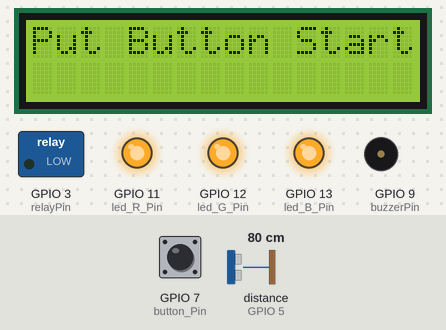
This sketch was run on a simulated ESP32. On the bench: 16×2 character LCD, switched loads named in the sketch (green lamp = pin HIGH), output pins drawn as LEDs (lit = HIGH), buzzer (waves = sounding, pin HIGH). Inputs (shaded band) come from the test bench; at power-on: GPIO 7 (button_Pin) HIGH, distance to the obstacle (sensor on GPIO 5) 80 cm. The echo pulse lasts 58.3 µs per cm; pins used as bus, display or sensor lines are not drawn; what the sketch prints to the serial monitor is not drawn.

Above: at 2.8 s.
2.9 s: GPIO 7 (button_Pin) pulsed LOW 2 times (0.12 s each, 0.3 s apart)
At 3.7 s:
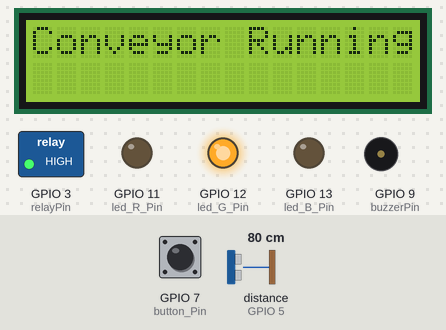
At 5.3 s:
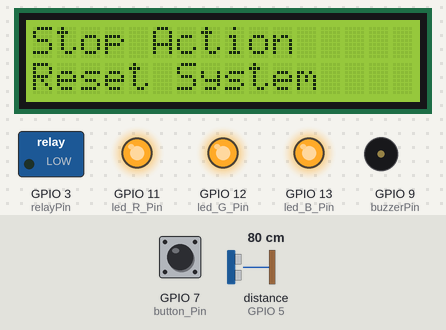
Timing chart, 0 to 6.8 s (numbered marks = the images above; inputs shaded):
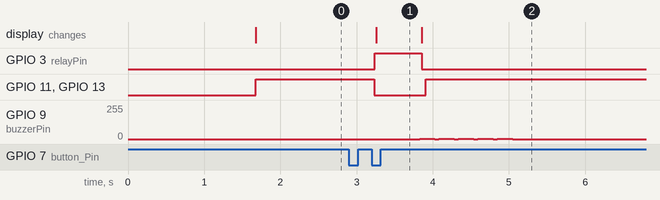

Measured:
- after the input at 2.9 s, GPIO 3 (relayPin): LOW → HIGH after 0.34 s, → LOW 0.62 s later; GPIO 11 (led_R_Pin), GPIO 13 (led_B_Pin): HIGH → LOW after 0.33 s, → HIGH 0.68 s later; GPIO 9 (buzzerPin): alternates 2/255 for 0.20 s and 0/255 for 0.05 s, 10 changes in all, then stays 0/255, starting after 0.93 s; the display: changes after 0.36 s (image 1)

The sketch:

GDIP_MainProgram.ino
```cpp
#include "AL5DRoboticArmActionSetting_Header.h"
#include "Button_Header.h"
#include "Buzzer_Header.h"
#include "LCD1602_Header.h"
#include <Wire.h>

//#define rxPin     0 // 低電壓
//#define txPin     2 // 會出高電壓
#define analogInPin 1
#define relayPin    3
#define TrigPin     4
#define EchoPin     5
#define button_Pin  7
#define buzzerPin   9
#define led_R_Pin   11
#define led_G_Pin   12
#define led_B_Pin   13
//#define sda_pin   15
//#define scl_pin   16

enum ActionState { Init, Ready, Start, Pause, Stop, StartCatch, Catched, Release };
ActionState actionState = Init;

const int targetDistance = 5;
const int fallDownThreshold = 4000; // empty is 4095, havve pressure is 2000~3000
const int forcePasueCount = 5;

float nextCollectTime              = 0;
const float collectTime            = 100;
float nextCollectCatchTime         = 0;
const float collectCatchTime       = 300;
float conveyorTimeout              = 0;
const float conveyorTimeoutWaiting = 10000;
float onHoldButtonTime             = 0;
const float onHoldButtonWaiting    = 500;

float cm;
int inCount  = 0;
int outCount = 0;
int inCatchCount  = 0;
int outCatchCount = 0;
int noItemLoop = 0;

bool relayOn = false;
bool isCatchFail = false;
bool isFallDown  = false;
bool checkingFallDown = false;

bool IsItemReceived()   { return inCount > outCount; }
bool IsItemFallDown()   { return outCatchCount > inCatchCount;}
bool CanStartConveyor() { return actionState == Start; }
bool IsCatchedItem()    { return actionState == Catched;}

void OnUpCallback() {
  if (actionState == Ready && millis() < onHoldButtonTime)
  {
    Print_LCD("Start Program", "Conveyor Running");
    StartConveyor();
  }
  onHoldButtonTime = 0;
}

void OnDownCallback() { onHoldButtonTime = millis() + onHoldButtonWaiting; }

void RestartAction(){
  StartBuzzerLoop(2, 200, 50, 5);
  Print_LCD("Stop Action","Reset System");
  digitalWrite(relayPin, LOW);
  relayOn = false;
  actionState = Ready;
  isCatchFail = false;
  isFallDown  = false;
  noItemLoop = 0;
  SendoutMoverData(idleAction);
}

void OnHoldCallback() {
  if (actionState == Init)  return;
  if (actionState == Ready) return;

  if (millis() > onHoldButtonTime){
    RestartAction();
    analogWrite(led_R_Pin, 255);
    analogWrite(led_G_Pin, 255);
    analogWrite(led_B_Pin, 255);
  }
}

TaskHandle_t CatchTask;
void CatchAction(void* parameter)
{
  Print_LCD("Robotic Arm", "Start Moving");
  SendoutMoverData(catchAction_1);
  vTaskDelay(pdMS_TO_TICKS(2000));

  SendoutMoverData(catchAction_2);
  vTaskDelay(pdMS_TO_TICKS(2000));

  Print_LCD("Robotic Arm", "Start Catch");
  SendoutMoverData(catchAction_3);
  vTaskDelay(pdMS_TO_TICKS(2000));

  SendoutMoverData(catchAction_4);
  vTaskDelay(pdMS_TO_TICKS(1500));

  actionState = Catched;
  conveyorTimeout = 0;
  vTaskDelay(pdMS_TO_TICKS(1000));
  nextCollectCatchTime = millis() + collectCatchTime;

  if (!isCatchFail){
    Print_LCD("Robotic Arm", "Move To Box 1");
    SendoutMoverData(release_1_Action_1);
    vTaskDelay(pdMS_TO_TICKS(2000));
  }

  actionState = Release;

  if (!isCatchFail){
    SendoutMoverData(release_1_Action_2);
    vTaskDelay(pdMS_TO_TICKS(2000));
  }

  Print_LCD("Robotic Arm", "End Catching");
  SendoutMoverData(idleAction);
  vTaskDelay(pdMS_TO_TICKS(2000));

  // If Catach Fail the last idleAction will not rotation, need sendout idleAction again for reset
  if (isCatchFail || isFallDown){
    SendoutMoverData(idleAction);
    vTaskDelay(pdMS_TO_TICKS(2000));
  }

  StartConveyor();
  vTaskDelete(CatchTask);
}

void setup()
{
  Serial.begin(115200);
  pinMode(TrigPin, OUTPUT);
  pinMode(EchoPin, INPUT);
  pinMode(relayPin, OUTPUT);
  pinMode(button_Pin, INPUT_PULLUP);

  digitalWrite(relayPin, LOW);
  SetUpOnUpCallback(0, &OnUpCallback);
  SetUpOnDownCallback(0, &OnDownCallback);
  SetUpOnHoldCallback(0, &OnHoldCallback);

  InitBuzzer(buzzerPin);
  Init_LCD1602();
  Print_LCD("Initialization");

  relayOn = false;
  isCatchFail = false;
  isFallDown  = false;

  noItemLoop = 0;

  SetupFlowAction();
  InitAL5D();
  SendoutMoverData(idleAction);
  delay(1500);

  actionState = Ready;
  Print_LCD("Put Button Start");
  analogWrite(led_R_Pin, 255);
  analogWrite(led_G_Pin, 255);
  analogWrite(led_B_Pin, 255);
}

void loop()
{
  delay(5);

  if (actionState == Init)                   return;

  CheckRelease();
  UpdateBuzzer();
  CheckButtonOnClick(0, button_Pin);

  if (actionState == Ready)                  return;

  if (CanStartConveyor() || IsCatchedItem()) CheckUltrasound();

  if (IsCatchedItem())                       CheckPressure();

  if (CanStartConveyor())                    CheckConveyorTimeout();
}

void CheckUltrasound(){
  digitalWrite(TrigPin, LOW);
  delayMicroseconds(2);
  digitalWrite(TrigPin, HIGH);
  delayMicroseconds(10);
  digitalWrite(TrigPin, LOW);

  cm = pulseIn(EchoPin, HIGH) * 0.0170145;

  if(cm < 1000){
    //Serial.print("The Distance :");
    //Serial.print(cm);
    //Serial.println("cm");
    cm < targetDistance ? inCount++ : outCount++;
  } else {
    //Serial.println("Error Detect...");
  }

  if (millis() > nextCollectTime)
  {
    if (IsItemReceived())
      Serial.println("Item In Target Distance !");

    if (IsItemReceived()) {
      if(relayOn) { StartCatchAction(); }
      else {
        if (CanStartConveyor()) { StartCatchAction(); }
        if (IsCatchedItem())    { CatchFailAction(); }
      }
    } else {
      if(!relayOn && CanStartConveyor())
      {
        digitalWrite(relayPin, HIGH);
        Print_LCD("Conveyor Running");
        relayOn = true;
      }
    }

    inCount  = 0;
    outCount = 0;
    nextCollectTime = millis() + collectTime;
  }
}

void CheckPressure(){
  if (isFallDown) return;

  int sensorValue = analogRead(analogInPin);
  //Serial.print("sensor = ");
  //Serial.println(sensorValue);

  if (sensorValue < fallDownThreshold)
    inCatchCount++;
  else
    outCatchCount++;

  if (millis() > nextCollectCatchTime)
  {
    Serial.print("outCatchCount : ");
    Serial.println(outCatchCount);
    Serial.print("inCatchCount : ");
    Serial.println(inCatchCount);

    if (outCatchCount > (inCatchCount * 2))
    {
      isFallDown = true;
      StartBuzzerLoop(2, 100, 50, 4);
      Print_LCD("Error", "Item Down Fail !");
      analogWrite(led_R_Pin, 255);
      analogWrite(led_G_Pin, 0);
      analogWrite(led_B_Pin, 0);
    }
    outCatchCount = 0;
    inCatchCount = 0;
    nextCollectCatchTime = millis() + collectCatchTime;
  }
}

void StartConveyor(){
  conveyorTimeout = millis() + conveyorTimeoutWaiting;
  actionState = Start;
  isCatchFail = false;
  isFallDown  = false;

  if (noItemLoop > 0){
    analogWrite(led_R_Pin, 0);
    analogWrite(led_G_Pin, 255);
    analogWrite(led_B_Pin, 255);

    if (noItemLoop > forcePasueCount){
      analogWrite(led_R_Pin, 255);
      analogWrite(led_G_Pin, 0);
      analogWrite(led_B_Pin, 0);
      RestartAction();
    }
  } else {
    analogWrite(led_R_Pin, 0);
    analogWrite(led_G_Pin, 255);
    analogWrite(led_B_Pin, 0);
  }
}

void StartCatchAction(){
  if (CatchTask != NULL && eTaskGetState(CatchTask) == eRunning) return;

  digitalWrite(relayPin, LOW);
  Print_LCD("Stop Conveyor", "Start Catching");
  relayOn = false;
  isCatchFail = false;
  isFallDown  = false;
  actionState = StartCatch;
  noItemLoop = 0;
  xTaskCreate(CatchAction, "CatchTask_1", 4096, NULL, 1, &CatchTask);
}

void CatchFailAction(){
  if (isCatchFail) return;
  isCatchFail = true;

  Print_LCD("Error", "Catch Fail !");
  analogWrite(led_R_Pin, 255);
  analogWrite(led_G_Pin, 0);
  analogWrite(led_B_Pin, 0);

  //StartBuzzerLoop(2, 100, 50, 2);
  analogWrite(buzzerPin, 2);
  delay(100);
  analogWrite(buzzerPin, 0);
  delay(50);
  analogWrite(buzzerPin, 2);
  delay(100);
  analogWrite(buzzerPin, 0);
  delay(50);

  digitalWrite(relayPin, HIGH);
  delay(700);
  digitalWrite(relayPin, LOW);
}

void CheckConveyorTimeout(){
  if (millis() > conveyorTimeout)
    ConveyorTimeoutAction();
}

void ConveyorTimeoutAction(){
  StartBuzzerLoop(2, 100, 50, 3);
  Print_LCD("Error !", "No Item !");
  noItemLoop++;
  StartConveyor();
}
```

AL5DRoboticArmActionSetting_Header.h
```cpp
#include "AL5DRoboticArm_Header.h"

const int actionTime = 1500;

AL5DMover idleAction;
AL5DMover catchAction_1;
AL5DMover catchAction_2;
AL5DMover catchAction_3;
AL5DMover catchAction_4;
AL5DMover release_1_Action_1;
AL5DMover release_1_Action_2;

void SetupFlowAction(){
    idleAction.point_0 = 4;
    idleAction.point_3 = -90;
    idleAction.point_4 = -90;
    idleAction.point_5 = -80;
    idleAction.time = actionTime;

    catchAction_1.point_0 = -66;
    catchAction_1.point_1 = 30;
    catchAction_1.point_2 = 20;
    catchAction_1.point_3 = -86;
    catchAction_1.point_4 = -90;
    catchAction_1.point_5 = -65;
    catchAction_1.time = actionTime;

    catchAction_2.point_0 = -66;
    catchAction_2.point_1 = 30;
    catchAction_2.point_2 = 30;
    catchAction_2.point_3 = -79;
    catchAction_2.point_4 = -90;
    catchAction_2.point_5 = -65;
    catchAction_2.time = actionTime;

    catchAction_3.point_0 = -66;
    catchAction_3.point_1 = 30;
    catchAction_3.point_2 = 30;
    catchAction_3.point_3 = -79;
    catchAction_3.point_4 = -20;
    catchAction_3.point_5 = -65;
    catchAction_3.time = actionTime;

    catchAction_4.point_0 = -66;
    catchAction_4.point_1 = 30;
    catchAction_4.point_2 = 20;
    catchAction_4.point_3 = -86;
    catchAction_4.point_4 = -20;
    catchAction_4.point_5 = -65;
    catchAction_4.time = actionTime;

    release_1_Action_1.point_0 = 4;
    release_1_Action_1.point_1 = -18;
    release_1_Action_1.point_2 = -22;
    release_1_Action_1.point_3 = -90;
    release_1_Action_1.point_4 = -20;
    release_1_Action_1.point_5 = -80;
    release_1_Action_1.time = actionTime;

    release_1_Action_2.point_0 = 4;
    release_1_Action_2.point_1 = -18;
    release_1_Action_2.point_2 = -22;
    release_1_Action_2.point_3 = -90;
    release_1_Action_2.point_4 = -90;
    release_1_Action_2.point_5 = -80;
    release_1_Action_2.time = actionTime;
}
```

AL5DRoboticArm_Header.h
```cpp
/*
 * Compatible ESP32 & ESP8266
 *
 * Need Download Library :
 *   EspSoftwareSerial by Dirk Kaar Peter Lerup (https://github.com/plerup/espsoftwareserial/)
 *
 *    AL5DMover is a struct for sendout movement
 *
 * Reference :
 *  FlowArm PLTW, which is for preview AL5D
 *  https://wiki.lynxmotion.com/info/wiki/lynxmotion/view/ses-software/flowarm-pltw/
 *
 *  The board for AL5D Robot Arm : lynxmotion ssc-32u usb servo controller
 *
 */
#include <SoftwareSerial.h>

#define rxPin 0 // 低電壓
#define txPin 2 // 會出高電壓

SoftwareSerial Serial_AL5D(rxPin, txPin);

char receivedata[10];
char *p=&receivedata[0];
unsigned long nextTime;

// Default time is 1 second
typedef struct {
  int point_0;    // #0 底座        數值少向左轉, 數值大向右轉
  int point_1;    // #1 底座上      數值少向下彎(向前), 數值大向上彎(向後)
  int point_2;    // #2 底座上上方  數值少向上彎, 數值大向下彎
  int point_3;    // #3 夾腕上下轉  數值少向下彎, 數值大向上彎
  int point_4;    // #4 夾          數值少向內夾, 數值大向外移
  int point_5;    // #5 夾轉動      數值少向右轉, 數值大向左彎
  int point_6;    // #6 無
  int point_7;    // #7 無
  int time;
  int delayTime;
} AL5DMover;

int ConvertToP(int value)       { return (value * 11) + 1500; }
int CheckRotateValue(int value) { return (value > 90) ? 90 : (value < -90) ? -90 : value; }
int CheckCatchValue(int value)  { return (value > 0)  ? 0  : (value < -90) ? -90 : value; }
int CheckTime(int value)        { return (value <= 0) ? 1000 : value; }
int CheckTimeDelay(int value)   { return (value < 0) ? 0 : value; }

void InitAL5D(){
  Serial_AL5D.begin(9600);
  Serial_AL5D.println("\r\nAL BL CL DL EL FL ");
}

String GetMoverCommand(AL5DMover mover){
  mover.point_0   = CheckRotateValue(mover.point_0);
  mover.point_1   = CheckRotateValue(mover.point_1);
  mover.point_2   = CheckRotateValue(mover.point_2);
  mover.point_3   = CheckRotateValue(mover.point_3);
  mover.point_4   = CheckCatchValue(mover.point_4);
  mover.point_5   = CheckRotateValue(mover.point_5);
  mover.point_6   = CheckRotateValue(mover.point_6);
  mover.point_7   = CheckRotateValue(mover.point_7);

  mover.time      = CheckTime(mover.time);
  mover.delayTime = CheckTimeDelay(mover.delayTime);

  String command = "\r\#0 P";
  command += ConvertToP(mover.point_0);
  command += " #1 P";
  command += ConvertToP(mover.point_1);
  command += " #2 P";
  command += ConvertToP(mover.point_2);
  command += " #3 P";
  command += ConvertToP(mover.point_3);
  command += " #4 P";
  command += ConvertToP(mover.point_4);
  command += " #5 P";
  command += ConvertToP(mover.point_5);
  command += " #6 P";
  command += ConvertToP(mover.point_6);
  command += " #7 P";
  command += ConvertToP(mover.point_7);
  command += " T";
  command += mover.time;
  command += "\r\n";
  return command;
}

void SendoutMoverData(AL5DMover mover){
  if (millis() < nextTime) return;

  String command = GetMoverCommand(mover);

  Serial_AL5D.println(command);
  Serial_AL5D.println("#1:0\r\nAL BL CL DL EL FL VG VH\r\n");

  Serial.print("Sendout command : ");
  Serial.println(command);
  Serial.println("#1:0\r\nAL BL CL DL EL FL VG VH\r\n");

  nextTime = millis() + mover.time + mover.delayTime;
}

void CheckRelease(){
  if (!Serial_AL5D.available()) return;

  *p=Serial_AL5D.read();

  if (p++>=(&receivedata[0]+sizeof(receivedata)))
  {
    p=&receivedata[0];
    Serial_AL5D.flush();
    memset(receivedata, 0, sizeof(receivedata));
  }

  if ((receivedata[6]==0xFD) && (receivedata[7]==0xFA))
  {
    Serial_AL5D.println(receivedata);
    p=&receivedata[0];
    memset(receivedata, 0, sizeof(receivedata));
  }
}
```

Button_Header.h
```cpp
#define maxButtonCount 8  // maximum callback function count

typedef void (*OnClickButtonCallback)();

// Functions :
void SetUpOnUpCallback(int, OnClickButtonCallback);
void SetUpOnDownCallback(int, OnClickButtonCallback);
void SetUpOnHoldCallback(int, OnClickButtonCallback);
void SetUpOnNonCallback(int, OnClickButtonCallback);
void CheckButtonOnClick(int, int);

static OnClickButtonCallback onUpCallback[maxButtonCount];
static OnClickButtonCallback onDownCallback[maxButtonCount];
static OnClickButtonCallback onHoldCallback[maxButtonCount];
static OnClickButtonCallback onNonCallback[maxButtonCount];
static bool                  buttonDown[maxButtonCount];

void SetUpOnUpCallback(int buttonIndex, OnClickButtonCallback cb)
{
  if (buttonIndex >= maxButtonCount)
  {
    Serial.println("[Warning] Over the maximum of button callback count.");
    return;
  }
  buttonDown[buttonIndex]   = false;
  onUpCallback[buttonIndex] = cb;
  Serial.println("Set up OnUp Button Callback.");
}

void SetUpOnDownCallback(int buttonIndex, OnClickButtonCallback cb)
{
  if (buttonIndex >= maxButtonCount)
  {
    Serial.println("[Warning] Over the maximum of button callback count.");
    return;
  }
  buttonDown[buttonIndex]     = false;
  onDownCallback[buttonIndex] = cb;
  Serial.println("Set up OnDown Button Callback.");
}

void SetUpOnHoldCallback(int buttonIndex, OnClickButtonCallback cb)
{
  if (buttonIndex >= maxButtonCount)
  {
    Serial.println("[Warning] Over the maximum of button callback count.");
    return;
  }
  buttonDown[buttonIndex]     = false;
  onHoldCallback[buttonIndex] = cb;
  Serial.println("Set up OnHold Button Callback.");
}

void SetUpOnNonCallback(int buttonIndex, OnClickButtonCallback cb)
{
  if (buttonIndex >= maxButtonCount)
  {
    Serial.println("[Warning] Over the maximum of button callback count.");
    return;
  }
  buttonDown[buttonIndex]    = false;
  onNonCallback[buttonIndex] = cb;
  Serial.println("Set up OnNon Button Callback.");
}


void CheckButtonOnClick(int buttonIndex, int pin)
{
  int getOnClick = digitalRead(pin);

  if (getOnClick == 1)
  {
    if(!buttonDown[buttonIndex])
    {
      buttonDown[buttonIndex] = true;

      // printf("pin [%d] Button down (%d).\n", pin, getOnClick);
      if (onDownCallback[buttonIndex] != NULL)
        onDownCallback[buttonIndex]();
    }

    if (onHoldCallback[buttonIndex] != NULL)
      onHoldCallback[buttonIndex]();
  }
  else
  {
    if (onNonCallback[buttonIndex] != NULL)
      onNonCallback[buttonIndex]();

    if (buttonDown[buttonIndex])
    {
      buttonDown[buttonIndex] = false;

      // printf("pin [%d] Button up   (%d).\n", pin, getOnClick);
      if (onUpCallback[buttonIndex] != NULL)
        onUpCallback[buttonIndex]();
    }
  }
}
```

Buzzer_Header.h
```cpp
int buzzerPin    = 0;
int buzzerFreq   = 0;	// Freq 愈大會愈大聲
int activeTime   = 0;
int intervalTime = 0;
int loopTime     = 0;
int currentLoop  = 0;

unsigned long startTime = 0;
unsigned long endTime   = 0;

bool isOn = false;

void InitBuzzer(int pin){
  isOn = false;
  buzzerPin = pin;
  pinMode(pin, OUTPUT);
}

void StopBuzzerLoop(){
  isOn        = false;
  startTime   = 0;
  endTime     = 0;
  loopTime    = 0;
  currentLoop = 0;
  analogWrite(buzzerPin, 0);
}

void UpdateBuzzer(){

  if (!isOn) return;

  if (loopTime != 0 && currentLoop >= loopTime){
    StopBuzzerLoop();
    return;
  }

  if (millis() > endTime)
  {
    analogWrite(buzzerPin, 0);
    endTime   = millis() + activeTime + intervalTime;

    if (loopTime != 0) currentLoop++;
  }

  if (millis() > startTime)
  {
    analogWrite(buzzerPin, buzzerFreq);
    startTime = millis() + activeTime + intervalTime;

    if (loopTime != 0) currentLoop++;
  }
}

// freq is 0 ~ 255
void StartBuzzerLoop(int freq, int time, int interval){
  isOn = true;
  buzzerFreq   = freq;
  activeTime   = time;
  intervalTime = interval;
  analogWrite(buzzerPin, buzzerFreq);

  startTime = millis() + activeTime + intervalTime;
  endTime   = millis() + activeTime;
}

void StartBuzzerLoop(int freq, int time, int interval, int loop){
  StartBuzzerLoop(freq, time, interval);
  loopTime = loop * 2;
  currentLoop = 0;
}
```

LCD1602_Header.h
```cpp
#include <LiquidCrystal_I2C.h>

#define sda_pin 15
#define scl_pin 16

/*
 * Set the LCD address to 0x27 (0x20 ~ 0x27)
 * for a 16 chars
 * 2 line display
 */
LiquidCrystal_I2C lcd(0x27, 16, 2);

void Init_LCD1602(){
  lcd.begin(sda_pin, scl_pin);
  lcd.backlight();
}

String GetLimitText(String s){
  if (s.length() <= 16) return s;
  return s.substring(0, 16);
}

void Print_LCD(String s){
  lcd.clear();
  lcd.setCursor(0, 0);
  lcd.print(GetLimitText(s));
  Serial.println(s);
}

void Print_LCD(String s, String s2){
  lcd.clear();
  lcd.setCursor(0, 0);
  lcd.print(GetLimitText(s));
  lcd.setCursor(0, 1);
  lcd.print(GetLimitText(s2));
  Serial.println(s);
  Serial.println(s2);
}
```
